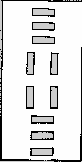
#> input picture maps/raw/greenhouse_map_20260607_200856_raw.pgm, 82 x 162 px
$ python -i map_filter.py   (imports and definitions only)
#> lines starting #> are read from the running program, lines starting #| are printed output that depends on the picture; after the words box and inside, x2 and y2 are one past the last pixel; in counts of white or black regions, pixels touching at a corner belong together
#!/usr/bin/env python3

import os
import cv2
import numpy as np
from PIL import Image


def filter_map_pgm(
    input_pgm: str,
    output_pgm: str,
    min_obstacle_area: int = 8,
    kernel_size: int = 3,
):
    """
    Filter a ROS map .pgm file.

    Pixel convention:
        0   = occupied / obstacle
        205 = unknown
        254 = free
    """
#> called with output_pgm = 'out.png', min_obstacle_area = 8, kernel_size = 3

    if not os.path.exists(input_pgm):
        raise FileNotFoundError(f"Input map does not exist: {input_pgm}")

    img = np.array(Image.open(input_pgm).convert("L"))
#> img is the input picture: shape (162, 82); min 0, max 254, mean 223.9

    occupied = (img == 0).astype(np.uint8)
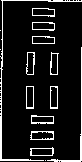
#> occupied: shape (162, 82); values 0 (black) and 1 (white), 9.8% white in thin lines or dots

    # Remove small black noise points
    num_labels, labels, stats, _ = cv2.connectedComponentsWithStats(
        occupied,
        connectivity=8,
    )
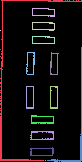
#> labels: shape (162, 82) int32; 16 distinct labels, from 0 to 15; one colour per label, 0 black
#> num_labels = 16; stats = 16 rows, first 6: [0, 0, 82, 162, 11976], [0, 0, 82, 161, 407], [32, 8, 23, 9, 64], [32, 22, 23, 9, 66], [0, 30, 1, 1, 1], [32, 36, 23, 8, 61]

    cleaned = np.zeros_like(occupied)

    for label in range(1, num_labels):
        area = stats[label, cv2.CC_STAT_AREA]

        if area >= min_obstacle_area:
            cleaned[labels == label] = 1
#> this loop made 15 passes
#> area on passes 1, 2, 3, 5, 6, 8, 9, 10, 11, 12, 13, 14: 407, 64, 66, 61, 204, 71, 65, 64, 67, 82, 84, 70

    # Smooth obstacle edges slightly
    if kernel_size > 1:
        kernel = np.ones((kernel_size, kernel_size), np.uint8)
        cleaned = cv2.morphologyEx(cleaned, cv2.MORPH_CLOSE, kernel)
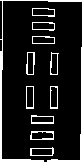
#> cleaned: shape (162, 82); values 0 (black) and 1 (white), 10.9% white; 12 white regions, largest, box (x1, y1, x2, y2) and area: (0, 0, 82, 162) 522, (47, 47, 82, 162) 216, (30, 131, 54, 140) 91

    filtered = img.copy()

    # Remove original occupied cells
    filtered[img == 0] = 254

    # Add cleaned occupied cells
    filtered[cleaned == 1] = 0
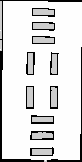
#> filtered: shape (162, 82); min 0, max 254, mean 221.6

    os.makedirs(os.path.dirname(output_pgm), exist_ok=True)
    Image.fromarray(filtered).save(output_pgm)

    return output_pgm


def write_filtered_yaml(
    raw_yaml_path: str,
    filtered_yaml_path: str,
    filtered_pgm_path: str,
):
    """
    Copy raw map yaml and change only the image path.
    """

    if not os.path.exists(raw_yaml_path):
        raise FileNotFoundError(f"Raw yaml does not exist: {raw_yaml_path}")

    filtered_pgm_name = os.path.basename(filtered_pgm_path)

    with open(raw_yaml_path, "r") as f:
        lines = f.readlines()

    new_lines = []

    for line in lines:
        if line.strip().startswith("image:"):
            new_lines.append(f"image: {filtered_pgm_name}\n")
        else:
            new_lines.append(line)

    os.makedirs(os.path.dirname(filtered_yaml_path), exist_ok=True)

    with open(filtered_yaml_path, "w") as f:
        f.writelines(new_lines)

    return filtered_yaml_path

>>> result = filter_map_pgm('../../maps/raw/greenhouse_map_20260607_200856_raw.pgm', 'out.png')
